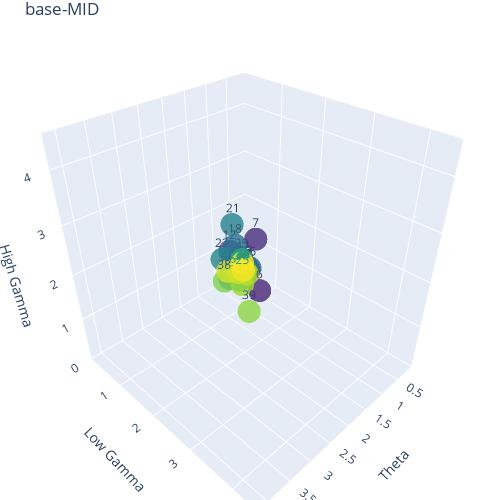

Here is the notebook cell this chart was saved with:
### Code cell
animated_3D_scatter_plot(vector_BM,'base-MID')
